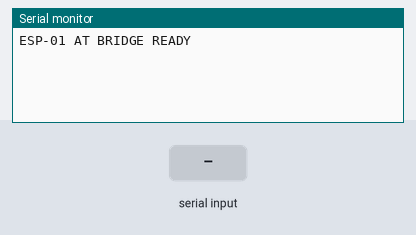
The sketch below on a simulated Arduino Uno, built with avr-gcc and run on an emulated ATmega328P. Parts: the last lines printed to the serial monitor. The test bench sets the inputs (shaded band).

Above: at 1.2 s.
1.3 s: "1" received over the second serial link
At 2.2 s:
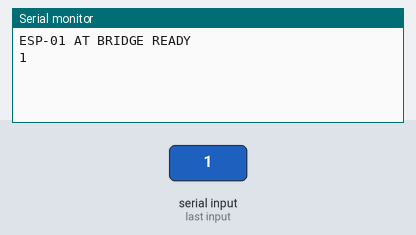
2.8 s: "0" received over the second serial link
At 3.4 s:
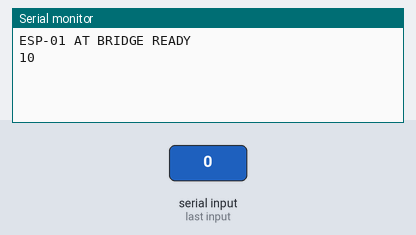

The sketch:

uno_esp01_at_bridge.ino
```cpp
#include <Arduino.h>
#include <SoftwareSerial.h>

// ESP-01 진단용 USB <-> SoftwareSerial 중계기
// ESP-01 TX -> D6, ESP-01 RX <- D7(3.3V 분압)
SoftwareSerial esp8266(6, 7);

void setup() {
  Serial.begin(9600);
  esp8266.begin(9600);
  Serial.println(F("ESP-01 AT BRIDGE READY"));
}

void loop() {
  while (Serial.available()) esp8266.write(Serial.read());
  while (esp8266.available()) Serial.write(esp8266.read());
}
```

Measured:
- after the input at 1.3 s, the serial monitor: prints a new line at once (image 1)
- after the input at 2.8 s, the serial monitor: prints a new line at once (image 2)
